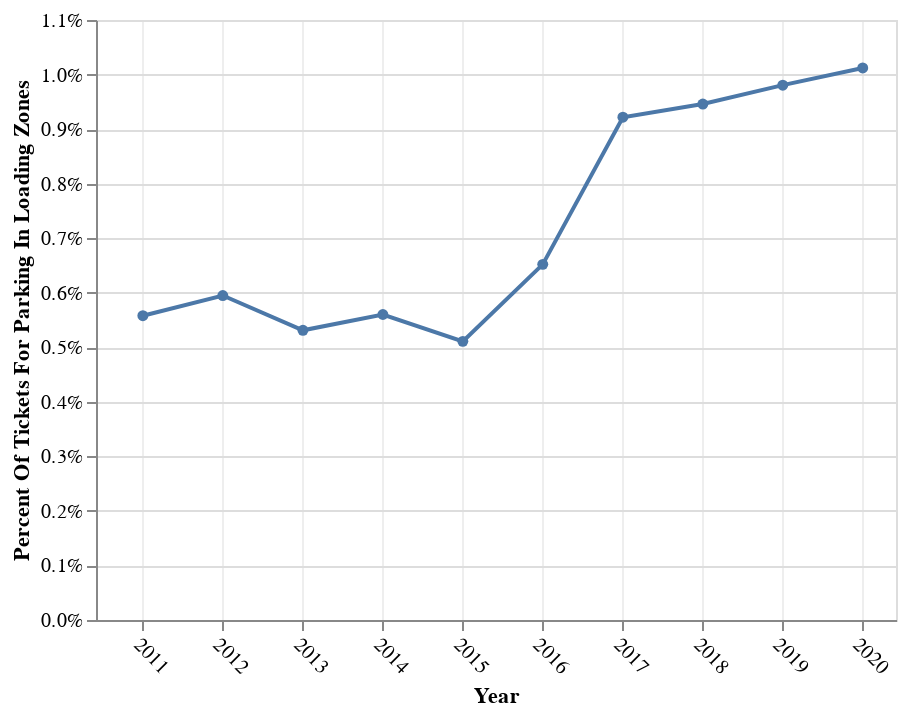

Source (notebook cell):
### Markdown cell above
### Percent of loading infractions by year

### Code cell
dfb = pd.merge(dfy,dfl,on="year")
dfb["load_perc"] = dfb.count_y / dfb.count_x
dfb

alt.Chart(dfb).mark_line(
     point=alt.OverlayMarkDef()
).encode(
    x=alt.X('date_x:T', title="Year", axis=alt.Axis(
        labelAngle=45,
        gridOpacity=0.5
    ), scale=alt.Scale(domain=["2010-06-01", "2020-06-01"])),
    y=alt.Y('load_perc', title="Percent Of Tickets For Parking In Loading Zones", axis=alt.Axis(format='%'))
)

### Figure 1 — Vega-Lite specification as saved in the notebook (floating-point values rounded to 4 significant figures)
{"config": {"view": {"continuousWidth": 400, "continuousHeight": 300}}, "data": {"name": "data-7422e2b1f3519c9edf1060f7891c49f4"}, "mark": {"type": "line", "point": {}}, "encoding": {"x": {"axis": {"gridOpacity": 0.5, "labelAngle": 45}, "field": "date_x", "scale": {"domain": ["2010-06-01", "2020-06-01"]}, "title": "Year", "type": "temporal"}, "y": {"axis": {"format": "%"}, "field": "load_perc", "title": "Percent Of Tickets For Parking In Loading Zones", "type": "quantitative"}}, "$schema": "https://vega.github.io/schema/vega-lite/v4.17.0.json", "datasets": {"data-7422e2b1f3519c9edf1060f7891c49f4": [{"year": 2011, "count_x": 2805492, "date_x": "2011-01-01", "count_y": 15650, "date_y": "2011-01-01", "load_perc": 0.005578}, {"year": 2012, "count_x": 2746154, "date_x": "2012-01-01", "count_y": 16337, "date_y": "2012-01-01", "load_perc": 0.005949}, {"year": 2013, "count_x": 2611575, "date_x": "2013-01-01", "count_y": 13869, "date_y": "2013-01-01", "load_perc": 0.005311}, {"year": 2014, "count_x": 2484983, "date_x": "2014-01-01", "count_y": 13918, "date_y": "2014-01-01", "load_perc": 0.005601}, {"year": 2015, "count_x": 2168493, "date_x": "2015-01-01", "count_y": 11077, "date_y": "2015-01-01", "load_perc": 0.005108}, {"year": 2016, "count_x": 2254761, "date_x": "2016-01-01", "count_y": 14701, "date_y": "2016-01-01", "load_perc": 0.00652}, {"year": 2017, "count_x": 2144225, "date_x": "2017-01-01", "count_y": 19764, "date_y": "2017-01-01", "load_perc": 0.009217}, {"year": 2018, "count_x": 2044288, "date_x": "2018-01-01", "count_y": 19337, "date_y": "2018-01-01", "load_perc": 0.009459}, {"year": 2019, "count_x": 2213939, "date_x": "2019-01-01", "count_y": 21709, "date_y": "2019-01-01", "load_perc": 0.009806}, {"year": 2020, "count_x": 1403663, "date_x": "2020-01-01", "count_y": 14207, "date_y": "2020-01-01", "load_perc": 0.01012}]}}
